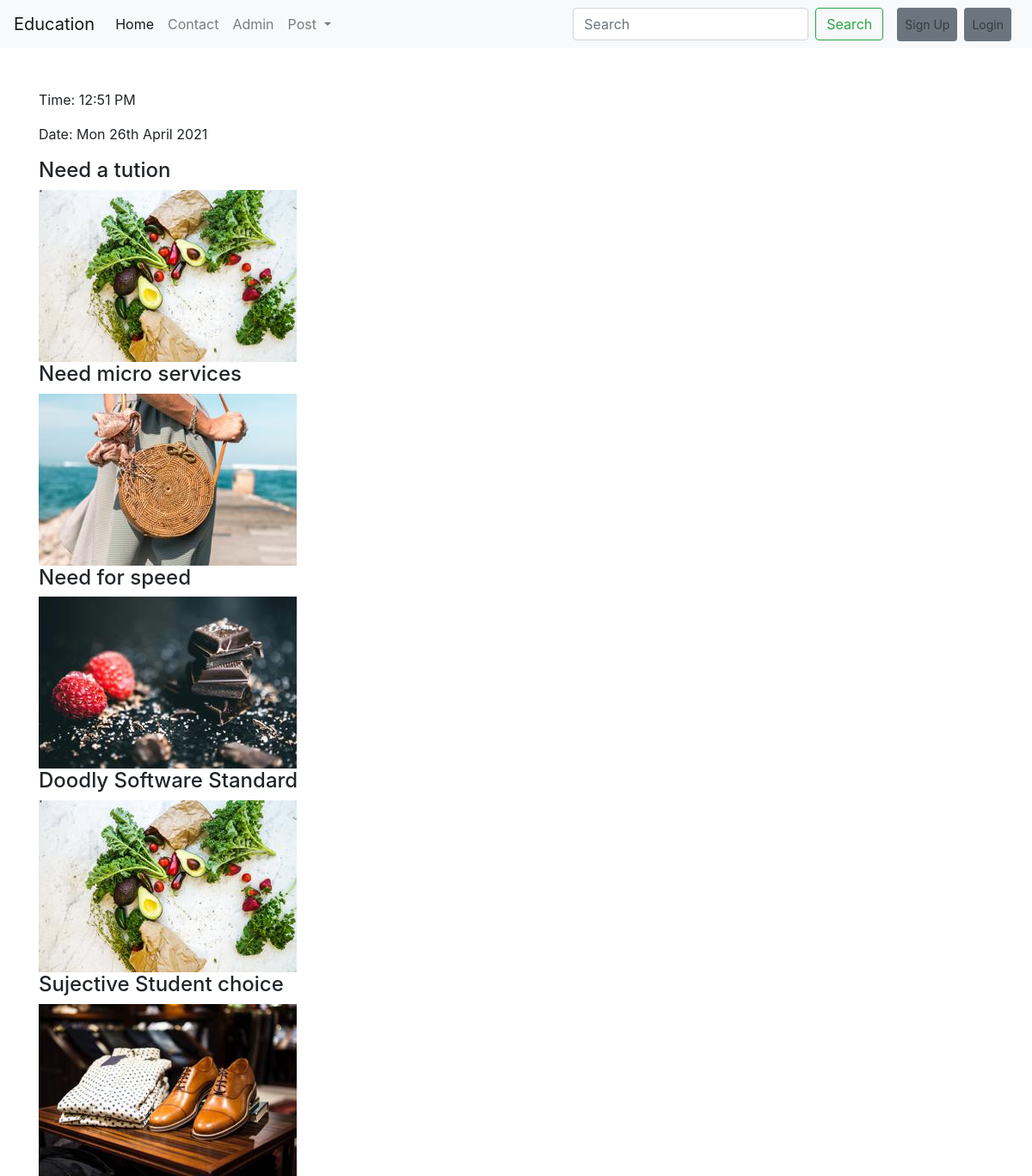
Page /education/post/ on the earlier database version.
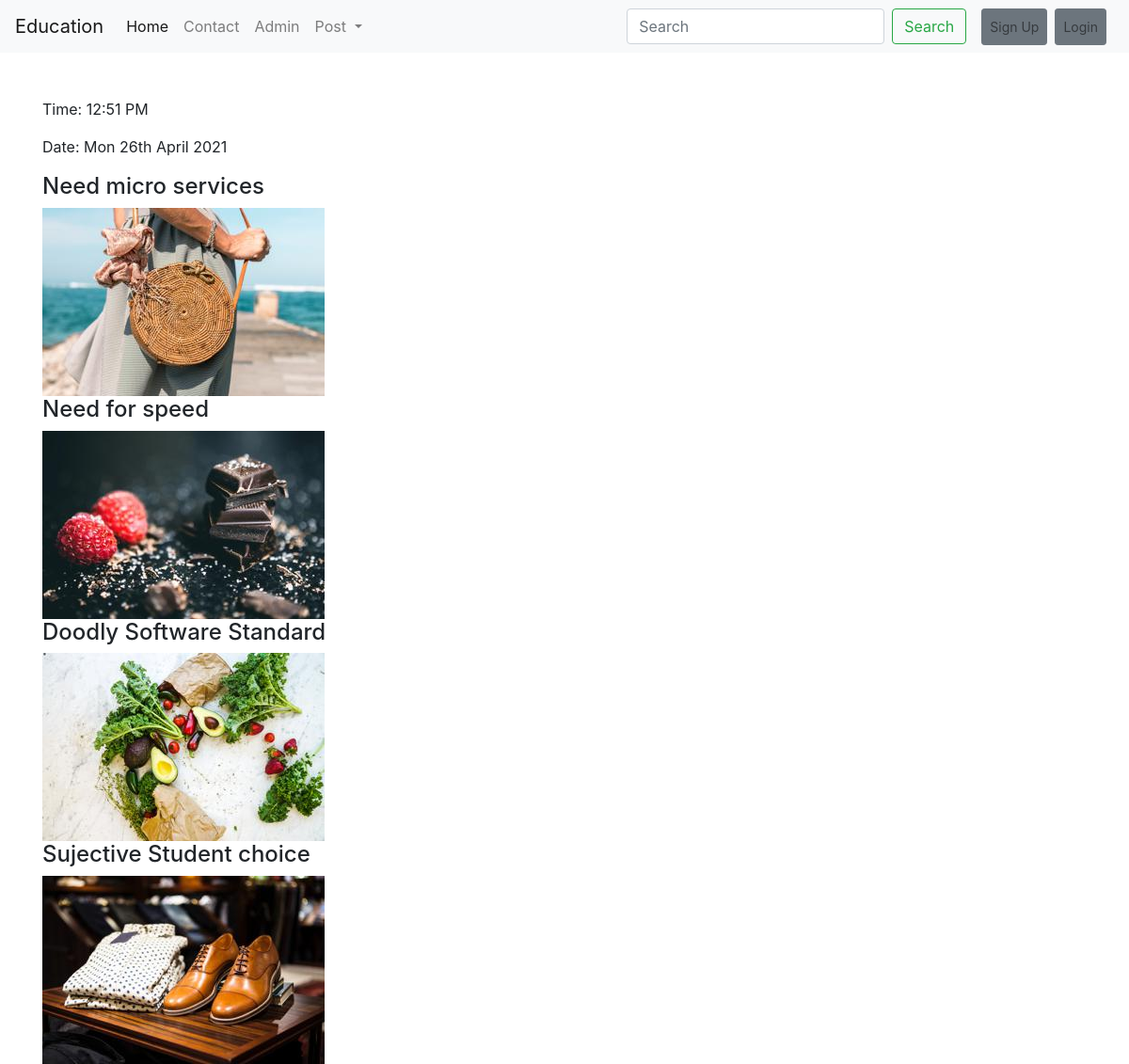
Same page on the later database version.
### education/models.py (models this page shows, shortened)
class Post(models.Model):
    CATEGORY={
        ('Teacher', 'Teacher'),
        ('Student', 'Student'),
    }
    MEDIUM =(
        ('bangla', 'bangla'),
        ('english', 'english'),
        ('hindi', 'hindi'),
        ('mandarin', 'mandarin'),
    )
    user = models.ForeignKey(User, on_delete=models.CASCADE, blank=True, null=True)
    id = models.AutoField(primary_key=True)
    title = models.CharField(max_length=100)
    slug = models.CharField(max_length=100, default=title)
    email = models.EmailField()
    salary = models.FloatField()
    details = models.TextField()
    available = models.BooleanField()
    category = models.CharField(max_length=100, choices=CATEGORY)
    created_at = models.DateTimeField(default=now)
    image = models.ImageField(default="default.jpg", upload_to="education/images")
    medium = MultiSelectField(max_length=100, max_choices=4, choices=MEDIUM, default='english')
    subject=models.ManyToManyField(Subject,related_name='subject_set')
    class_in=models.ManyToManyField(Classs_in,related_name='class_set')

### education/views.py (the view)
# urls.py: path('post/', postview , name="post"),
def postview(request):
    post=Post.objects.all()
    return render(request, 'education/post.html', {'post':post})

### templates/education/post.html
{% extends 'basic.html' %}
{% block body %}
{% for p in post %}
   <h4>{{p.title}}</h4>
    <img src="{{p.image.url}} " alt="image">
{% endfor %}
{% endblock body %}

Differences in the rows shown:
removed Post: title "Need a tution", image (placeholder picture)
